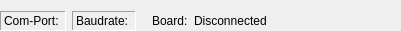
   <widget class="QWidget" name="horizontalLayoutWidget">
    <property name="geometry">
     <rect>
      <x>11</x>
      <y>356</y>
      <width>401</width>
      <height>22</height>
     </rect>
    </property>
    <layout class="QHBoxLayout" name="horizontalLayout">
     <property name="leftMargin">
      <number>0</number>
     </property>
     <property name="bottomMargin">
      <number>0</number>
     </property>
     <item>
      <widget class="QLabel" name="labelPort">
       <property name="frameShape">
        <enum>QFrame::Panel</enum>
       </property>
       <property name="frameShadow">
        <enum>QFrame::Sunken</enum>
       </property>
       <property name="text">
        <string>Com-Port: </string>
       </property>
      </widget>
     </item>
     <item>
      <widget class="QLabel" name="labelBaud">
       <property name="frameShape">
        <enum>QFrame::Panel</enum>
       </property>
       <property name="frameShadow">
        <enum>QFrame::Sunken</enum>
       </property>
       <property name="text">
        <string>Baudrate: </string>
       </property>
      </widget>
     </item>
     <item>
      <spacer name="horizontalSpacer_2">
       <property name="orientation">
        <enum>Qt::Horizontal</enum>
       </property>
       <property name="sizeType">
        <enum>QSizePolicy::Fixed</enum>
       </property>
       <property name="sizeHint" stdset="0">
        <size>
         <width>10</width>
         <height>20</height>
        </size>
       </property>
      </spacer>
     </item>
     <item>
      <widget class="QLabel" name="label_2">
       <property name="text">
        <string>Board:</string>
       </property>
      </widget>
     </item>
     <item>
      <widget class="QLabel" name="labelConnectionStatusText">
       <property name="styleSheet">
        <string notr="true">font: bold 8pt &quot;MS Shell Dlg 2&quot;;</string>
       </property>
       <property name="text">
        <string>Disconnected</string>
       </property>
      </widget>
     </item>
     <item>
      <widget class="QLabel" name="labelConnectionStatusIcon">
       <property name="text">
        <string/>
       </property>
      </widget>
     </item>
     <item>
      <spacer name="horizontalSpacer">
       <property name="orientation">
        <enum>Qt::Horizontal</enum>
       </property>
       <property name="sizeHint" stdset="0">
        <size>
         <width>40</width>
         <height>20</height>
        </size>
       </property>
      </spacer>
     </item>
    </layout>
   </widget>
